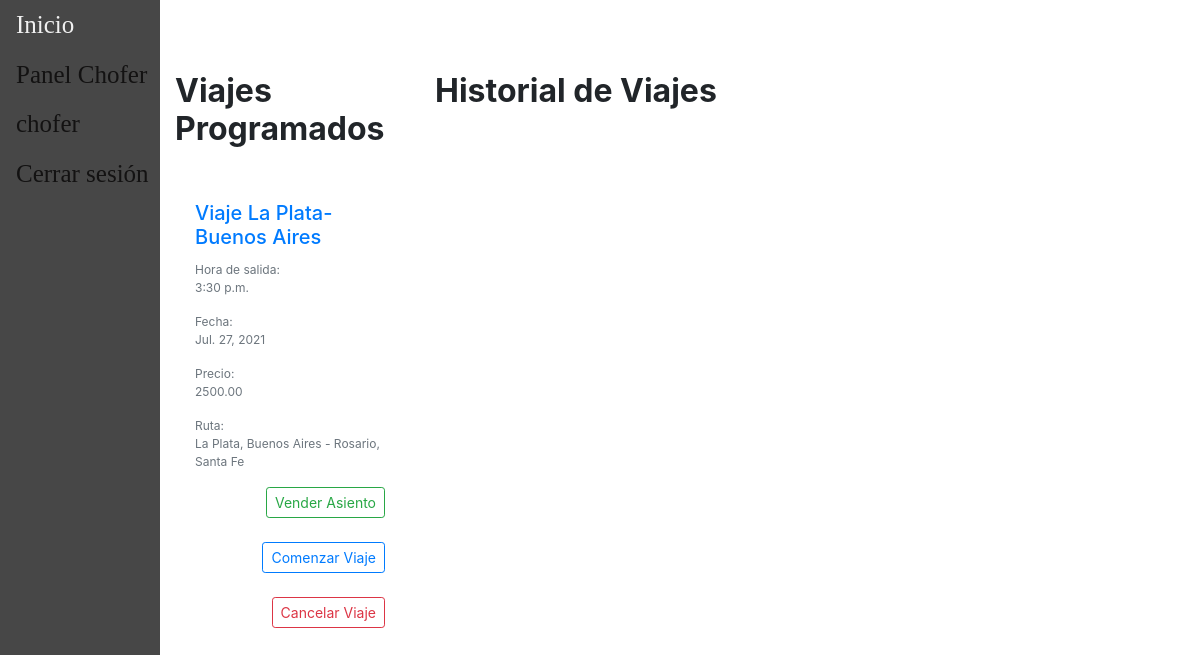
The app's page /chofer (signed in) with its own data.
### users/models.py (models this page shows, shortened)
class CustomUser(AbstractUser):
	username = models.CharField(_('Nombre de usuario'),max_length=40,primary_key=True,unique=True)
	email = models.EmailField(_('Dirección de correo electrónico'),unique=True)
	first_name = models.CharField(_('Nombre'),max_length=150)
	last_name = models.CharField(_('Apellido'),max_length=150)
	last_login = models.DateTimeField(_('Última conexión'),auto_now=True)
	fecha_nacimiento = models.DateField(_('Fecha de nacimiento'))
	has_premium = models.BooleanField(_('Posee membresía premium'),default=False)
	fecha_vencimiento = models.DateField(_('Fecha de vencimiento'))
	USERNAME_FIELD = 'username'
	REQUIRED_FIELDS = [
		'email',
		'first_name',
		'last_name',
		'fecha_nacimiento',
	]
	objects = CustomUserManager()

### main/models.py (models this page shows, shortened)
class Viaje(models.Model):
    descripcion = models.CharField(max_length=100)
    fecha = models.DateField(validators=[MinValueValidator(datetime.date.today())])
    hora = models.TimeField(default=None)
    ruta =  models.ForeignKey(Ruta, default=None, on_delete=models.CASCADE)
    chofer = models.ForeignKey(Chofer, default=None, on_delete=models.CASCADE)
    combi =  models.ForeignKey(Combi, default=None, on_delete=models.CASCADE)
    precio = models.DecimalField(default=None, max_digits=10, decimal_places=2, validators=[MinValueValidator(0)])
    insumo = models.ManyToManyField(Insumo,blank=True)
    pasajeros = models.ManyToManyField(Pasajero, blank=True)
    estado = models.CharField(choices={('reservado','Reservado'),('viajando','Viajando'),('finalizado','Finalizado'),('cancelado','Cancelado')},max_length=12,default='reservado')
    class Meta:
        unique_together = ('chofer', 'fecha','hora', 'ruta',)

class Ruta(models.Model):
    origen = models.ForeignKey(Lugar, default=None, on_delete=models.CASCADE, related_name='origen')
    destino = models.ForeignKey(Lugar, default=None, on_delete=models.CASCADE, related_name='destino')
    class Meta:
        unique_together = ('origen', 'destino')
    def __str__(self):
        return str(self.origen)+" - "+str(self.destino)

class Lugar(models.Model):
    localidad = models.CharField(max_length=150)
    provincia = models.CharField(max_length=100)
    class Meta:
        unique_together = ('localidad', 'provincia',)
    def __str__(self):
        return (self.localidad+", "+self.provincia)

### users/views.py (the view)
# urls.py: path('chofer',regviews.chofer,name='chofer'),
def chofer(response):
	viajes_pendientes = Viaje.objects.filter(chofer__user=response.user,estado='reservado')
	historial = Viaje.objects.filter(~Q(estado='reservado')).exclude(~Q(chofer__user=response.user))
	return render(response,'users/chofer.html',{
		'viajes_pendientes': viajes_pendientes,
		'historial': historial,
	})

### users/templates/users/chofer.html (shortened to what this page needs)
{% extends 'main/base.html' %}
{% block content %}
<br />
<br />
<div class="container mx-auto">
	<div class="row">
		<div class="col-sm-12 col-md-12 col-lg-3 pb-4">
			<div class="row">
				<div class="col-6 my-auto">
					<h2 class="font-weight-bold pt-4">Viajes Programados</h2>
				</div>
			</div>
			<br />
			<div class="row">
				{% for v in viajes_pendientes.all %}
					<div class="col-sm-12 col-md-12 col-lg-12 pb-4">
						<div class="h-100">
							<div class="card-body">
								<h5 class="card-title"><a href="{% url 'ver_viaje' vId=v.id %}">{{ v.descripcion }}</a></h5>
								<p class="text-muted mb-0" style="font-size: 12px">Hora de salida:</p>
								<p class="card-text text-muted" style="font-size: 12px">{{ v.hora }}</p>
								<p class="text-muted mb-0" style="font-size: 12px">Fecha:</p>
								<p class="card-text text-muted" style="font-size: 12px">{{ v.fecha }}</p>
								<p class="text-muted mb-0" style="font-size: 12px">Precio:</p>
								<p class="card-text text-muted" style="font-size: 12px">{{ v.precio }}</p>
								<p class="text-muted mb-0" style="font-size: 12px">Ruta:</p>
								<p class="card-text text-muted" style="font-size: 12px">{{ v.ruta }}</p>
								<div class="text-right">
									<a class="btn btn-outline-success btn-sm" href="{% url 'compra_en_persona' vId=v.id uName='CompraEnPersona' %}">Vender Asiento</a>
								</div>
								<br>
								<form action="{% url 'viaje_en_curso' vId=v.id %}" method="post">
									<div class="text-right">
										<button type="submit" value={{v.id}} onclick="return confirm('Está seguro?')" class="btn btn-outline-primary btn-sm">Comenzar Viaje</button>
									</div>
								</form>
								<br />
								<form action="{% url 'cancelar_viaje' vId=v.id %}" method="post">
                                    <div class="text-right">
                                        <button type="submit" value={{v.id}} onclick="return confirm('Está seguro?')" class="btn btn-outline-danger btn-sm">Cancelar Viaje</button>
                                    </div>
                                </form>
							</div>
						</div>
					</div>
				{% endfor %}
			</div>
		</div>
		<div class="col-sm-12 col-md-12 col-lg-9 pb-4">
			<div class="row">
				<div class="col-6 my-auto">
					<h2 class="font-weight-bold pt-4">Historial de Viajes</h2>
				</div>
			</div>
			<br />
		</div>
	</div>
</div>
{% endblock content %}

### main/templates/main/base.html (shortened to what this page needs)
{% load static %}
<!doctype html>
<html>
	<head>
		<link rel="stylesheet" href="https://cdn.jsdelivr.net/npm/bootstrap@4.6.0/dist/css/bootstrap.min.css">
	</head>
	<body>
		<main>
			<div class= "sidebar">
				<a href="/">Inicio</a>
				{% if user.chofer %}
					<a href="/chofer">Panel Chofer</a>
				{% endif %}
				{% if user.is_authenticated %}
					<a href="{% url 'perfil'%}">{{user.username}}</a>
					<a href="{% url 'logout'%}">Cerrar sesión</a>
				{% else  %}
					<a href="{% url 'register'%}">Registrarse</a>
					<a href="{% url 'login'%}">Iniciar Sesión</a>
				{% endif %}
			</div>
			<div id="content", name="content", class="main">
				{% block content %}
				{% endblock content %}
			</div>
		</main>
	</body>
</html>

### main/templates/main/base.html (style rules this page uses)
.sidebar { height:100%; width:160px; position: fixed; z-index:1; top:0; left:0; background-color:rgb(71, 71, 71); overflow:hidden; padding-top:20x; }
.sidebar a { padding:6px 8px 6px 16px; text-decoration:none; font-family:Tahoma; font-size: 25px; color: #131212; display:block; }
.main { margin-left:160px; padding:0px 0px; }

### records on screen
CustomUser: username "chofer"
Viaje: descripcion "Viaje La Plata-Buenos Aires", hora "3:30 p.m.", fecha "Jul. 27, 2021", precio "2500.00", ruta "La Plata, Buenos Aires - Rosario, Santa Fe", {{ v.id }} 1 (drawn)
